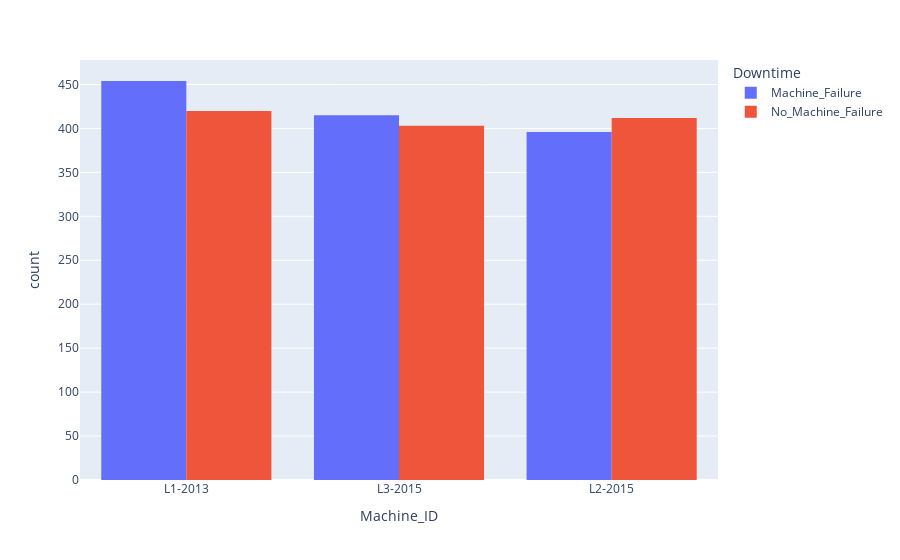

Write notebook code for a chart like this one.
### Markdown cell above
### ***Describe the data - how would a mechanic approach the situation***

### Code cell
fig = px.histogram(df, x ='Machine_ID', color= 'Downtime', barmode='group')
fig

### Figure 1 — Plotly figure (JSON) as saved in the notebook; plotly's stock layout.template omitted (floating-point values rounded to 4 significant figures; data arrays with more than 128 entries replaced by an {"elided": "..."} marker saying what was removed)
{"data": [{"alignmentgroup": "True", "bingroup": "x", "hovertemplate": "Downtime=Machine_Failure<br>Machine_ID=%{x}<br>count=%{y}<extra></extra>", "legendgroup": "Machine_Failure", "marker": {"color": "#636efa", "pattern": {"shape": ""}}, "name": "Machine_Failure", "offsetgroup": "Machine_Failure", "orientation": "v", "showlegend": true, "type": "histogram", "x": {"elided": "1265 str values"}, "xaxis": "x", "yaxis": "y"}, {"alignmentgroup": "True", "bingroup": "x", "hovertemplate": "Downtime=No_Machine_Failure<br>Machine_ID=%{x}<br>count=%{y}<extra></extra>", "legendgroup": "No_Machine_Failure", "marker": {"color": "#EF553B", "pattern": {"shape": ""}}, "name": "No_Machine_Failure", "offsetgroup": "No_Machine_Failure", "orientation": "v", "showlegend": true, "type": "histogram", "x": {"elided": "1235 str values"}, "xaxis": "x", "yaxis": "y"}], "layout": {"barmode": "group", "legend": {"title": {"text": "Downtime"}, "tracegroupgap": 0}, "margin": {"t": 60}, "xaxis": {"anchor": "y", "domain": [0, 1], "title": {"text": "Machine_ID"}}, "yaxis": {"anchor": "x", "domain": [0, 1], "title": {"text": "count"}}}}
